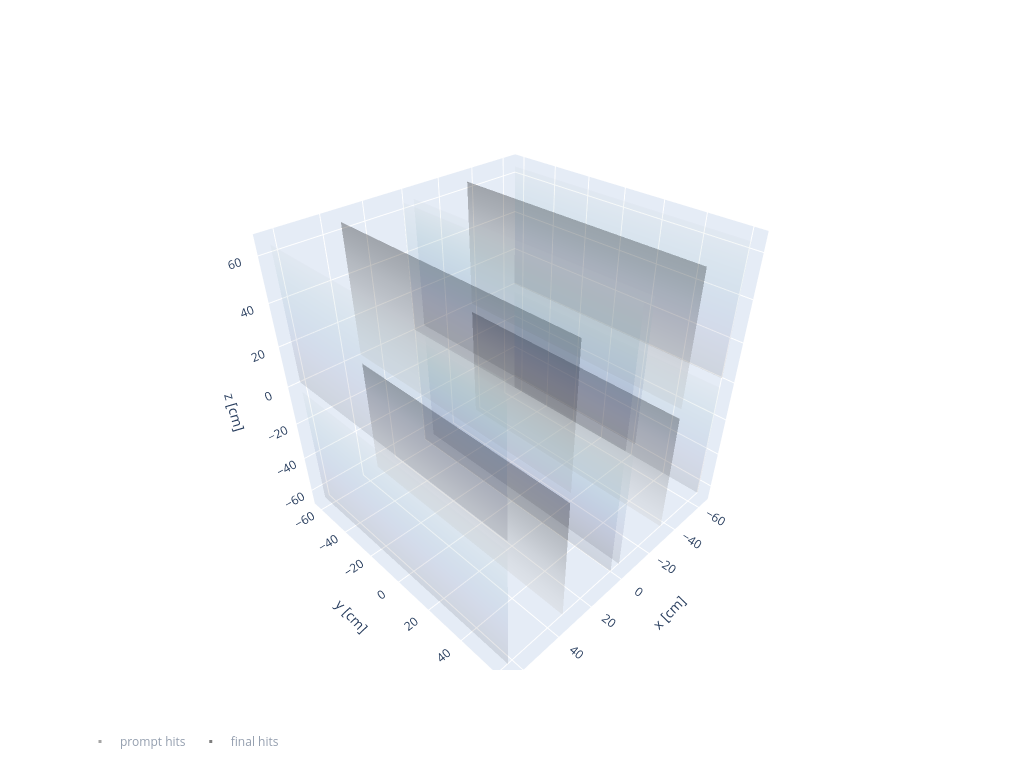

The cell this chart's notebook holds for it:
### Markdown cell above
Plot the prompt and final hits in the detector.\
You can hover your cursor over the plot to see hits' positions and energies.\
Note that the hits x,y,z are in [cm], Q is in [ke-] and E is in [MeV].

### Code cell
fig = go.Figure()

##########################
# Draw the cathodes
##########################
fig.add_traces(draw_cathode_planes(
    x_boundaries, y_boundaries, z_boundaries, 
    showscale=False,
    opacity=0.3,
    colorscale='Greys',
))

##########################
# Draw the anodes
##########################
fig.add_traces(draw_anode_planes(
    x_boundaries, y_boundaries, z_boundaries, 
    showscale=False,
    opacity=0.1,
    colorscale='ice',
))

##########################
# Draw the prompt hits
##########################
PHits_traces = go.Scatter3d(
        x=PromptHits_ev.data['x'].flatten(), y=PromptHits_ev.data['y'].flatten(), z=PromptHits_ev.data['z'].flatten(),
        marker_color=PromptHits_ev.data['E'].flatten(),
        name='prompt hits',
        mode='markers',
        visible='legendonly',
        marker_size=3,
        marker_symbol='square',
        showlegend=True,
        opacity=0.7,
        customdata=PromptHits_ev.data['E'].flatten(),
        hovertemplate='<b>x:%{x:.3f}</b><br>y:%{y:.3f}<br>z:%{z:.3f}<br>E:%{customdata:.3f}',
        )
fig.add_traces(PHits_traces)

##########################
# Draw the final hits
##########################
FHits_traces = go.Scatter3d(
        x=FinalHits_ev.data['x'].flatten(), y=FinalHits_ev.data['y'].flatten(), z=FinalHits_ev.data['z'].flatten(),
        marker_color=FinalHits_ev.data['E'].flatten(),
        name='final hits',
        mode='markers',
        visible='legendonly',
        marker_size=3,
        marker_symbol='square',
        showlegend=True,
        opacity=1.,
        customdata=FinalHits_ev.data['E'].flatten(),
        hovertemplate='<b>x:%{x:.3f}</b><br>y:%{y:.3f}<br>z:%{z:.3f}<br>E:%{customdata:.3f}'
        )
fig.add_traces(FHits_traces)

fig.update_layout(
    width=1024, height=768,
    legend_orientation="h",
    scene = dict(xaxis_title='x [cm]',
                yaxis_title='y [cm]',
                zaxis_title='z [cm]')
)


fig.show()

### Figure 1 — Plotly figure (JSON) as saved in the notebook; plotly's stock layout.template omitted (floating-point values rounded to 4 significant figures; data arrays with more than 128 entries replaced by an {"elided": "..."} marker saying what was removed)
{"data": [{"colorscale": [[0, "rgb(255,255,255)"], [0.125, "rgb(240,240,240)"], [0.25, "rgb(217,217,217)"], [0.375, "rgb(189,189,189)"], [0.5, "rgb(150,150,150)"], [0.625, "rgb(115,115,115)"], [0.75, "rgb(82,82,82)"], [0.875, "rgb(37,37,37)"], [1, "rgb(0,0,0)"]], "opacity": 0.3, "showscale": false, "type": "surface", "x": [[-33.5, -33.5], [-33.5, -33.5]], "y": [[-62.08, -62.08], [62.08, 62.08]], "z": [[-64.54, -2.462], [-64.54, -2.462]]}, {"colorscale": [[0, "rgb(255,255,255)"], [0.125, "rgb(240,240,240)"], [0.25, "rgb(217,217,217)"], [0.375, "rgb(189,189,189)"], [0.5, "rgb(150,150,150)"], [0.625, "rgb(115,115,115)"], [0.75, "rgb(82,82,82)"], [0.875, "rgb(37,37,37)"], [1, "rgb(0,0,0)"]], "opacity": 0.3, "showscale": false, "type": "surface", "x": [[33.5, 33.5], [33.5, 33.5]], "y": [[-62.08, -62.08], [62.08, 62.08]], "z": [[-64.54, -2.462], [-64.54, -2.462]]}, {"colorscale": [[0, "rgb(255,255,255)"], [0.125, "rgb(240,240,240)"], [0.25, "rgb(217,217,217)"], [0.375, "rgb(189,189,189)"], [0.5, "rgb(150,150,150)"], [0.625, "rgb(115,115,115)"], [0.75, "rgb(82,82,82)"], [0.875, "rgb(37,37,37)"], [1, "rgb(0,0,0)"]], "opacity": 0.3, "showscale": false, "type": "surface", "x": [[-33.5, -33.5], [-33.5, -33.5]], "y": [[-62.08, -62.08], [62.08, 62.08]], "z": [[2.462, 64.54], [2.462, 64.54]]}, {"colorscale": [[0, "rgb(255,255,255)"], [0.125, "rgb(240,240,240)"], [0.25, "rgb(217,217,217)"], [0.375, "rgb(189,189,189)"], [0.5, "rgb(150,150,150)"], [0.625, "rgb(115,115,115)"], [0.75, "rgb(82,82,82)"], [0.875, "rgb(37,37,37)"], [1, "rgb(0,0,0)"]], "opacity": 0.3, "showscale": false, "type": "surface", "x": [[33.5, 33.5], [33.5, 33.5]], "y": [[-62.08, -62.08], [62.08, 62.08]], "z": [[2.462, 64.54], [2.462, 64.54]]}, {"colorscale": [[0, "rgb(3, 5, 18)"], [0.09091, "rgb(25, 25, 51)"], [0.1818, "rgb(44, 42, 87)"], [0.2727, "rgb(58, 60, 125)"], [0.3636, "rgb(62, 83, 160)"], [0.4545, "rgb(62, 109, 178)"], [0.5455, "rgb(72, 134, 187)"], [0.6364, "rgb(89, 159, 196)"], [0.7273, "rgb(114, 184, 205)"], [0.8182, "rgb(149, 207, 216)"], [0.9091, "rgb(192, 229, 232)"], [1, "rgb(234, 252, 253)"]], "opacity": 0.1, "showscale": false, "type": "surface", "x": [[-64.09, -64.09], [-64.09, -64.09]], "y": [[-62.08, -62.08], [62.08, 62.08]], "z": [[-64.54, -2.462], [-64.54, -2.462]]}, {"colorscale": [[0, "rgb(3, 5, 18)"], [0.09091, "rgb(25, 25, 51)"], [0.1818, "rgb(44, 42, 87)"], [0.2727, "rgb(58, 60, 125)"], [0.3636, "rgb(62, 83, 160)"], [0.4545, "rgb(62, 109, 178)"], [0.5455, "rgb(72, 134, 187)"], [0.6364, "rgb(89, 159, 196)"], [0.7273, "rgb(114, 184, 205)"], [0.8182, "rgb(149, 207, 216)"], [0.9091, "rgb(192, 229, 232)"], [1, "rgb(234, 252, 253)"]], "opacity": 0.1, "showscale": false, "type": "surface", "x": [[-2.91, -2.91], [-2.91, -2.91]], "y": [[-62.08, -62.08], [62.08, 62.08]], "z": [[-64.54, -2.462], [-64.54, -2.462]]}, {"colorscale": [[0, "rgb(3, 5, 18)"], [0.09091, "rgb(25, 25, 51)"], [0.1818, "rgb(44, 42, 87)"], [0.2727, "rgb(58, 60, 125)"], [0.3636, "rgb(62, 83, 160)"], [0.4545, "rgb(62, 109, 178)"], [0.5455, "rgb(72, 134, 187)"], [0.6364, "rgb(89, 159, 196)"], [0.7273, "rgb(114, 184, 205)"], [0.8182, "rgb(149, 207, 216)"], [0.9091, "rgb(192, 229, 232)"], [1, "rgb(234, 252, 253)"]], "opacity": 0.1, "showscale": false, "type": "surface", "x": [[2.91, 2.91], [2.91, 2.91]], "y": [[-62.08, -62.08], [62.08, 62.08]], "z": [[-64.54, -2.462], [-64.54, -2.462]]}, {"colorscale": [[0, "rgb(3, 5, 18)"], [0.09091, "rgb(25, 25, 51)"], [0.1818, "rgb(44, 42, 87)"], [0.2727, "rgb(58, 60, 125)"], [0.3636, "rgb(62, 83, 160)"], [0.4545, "rgb(62, 109, 178)"], [0.5455, "rgb(72, 134, 187)"], [0.6364, "rgb(89, 159, 196)"], [0.7273, "rgb(114, 184, 205)"], [0.8182, "rgb(149, 207, 216)"], [0.9091, "rgb(192, 229, 232)"], [1, "rgb(234, 252, 253)"]], "opacity": 0.1, "showscale": false, "type": "surface", "x": [[64.09, 64.09], [64.09, 64.09]], "y": [[-62.08, -62.08], [62.08, 62.08]], "z": [[-64.54, -2.462], [-64.54, -2.462]]}, {"colorscale": [[0, "rgb(3, 5, 18)"], [0.09091, "rgb(25, 25, 51)"], [0.1818, "rgb(44, 42, 87)"], [0.2727, "rgb(58, 60, 125)"], [0.3636, "rgb(62, 83, 160)"], [0.4545, "rgb(62, 109, 178)"], [0.5455, "rgb(72, 134, 187)"], [0.6364, "rgb(89, 159, 196)"], [0.7273, "rgb(114, 184, 205)"], [0.8182, "rgb(149, 207, 216)"], [0.9091, "rgb(192, 229, 232)"], [1, "rgb(234, 252, 253)"]], "opacity": 0.1, "showscale": false, "type": "surface", "x": [[-64.09, -64.09], [-64.09, -64.09]], "y": [[-62.08, -62.08], [62.08, 62.08]], "z": [[2.462, 64.54], [2.462, 64.54]]}, {"colorscale": [[0, "rgb(3, 5, 18)"], [0.09091, "rgb(25, 25, 51)"], [0.1818, "rgb(44, 42, 87)"], [0.2727, "rgb(58, 60, 125)"], [0.3636, "rgb(62, 83, 160)"], [0.4545, "rgb(62, 109, 178)"], [0.5455, "rgb(72, 134, 187)"], [0.6364, "rgb(89, 159, 196)"], [0.7273, "rgb(114, 184, 205)"], [0.8182, "rgb(149, 207, 216)"], [0.9091, "rgb(192, 229, 232)"], [1, "rgb(234, 252, 253)"]], "opacity": 0.1, "showscale": false, "type": "surface", "x": [[-2.91, -2.91], [-2.91, -2.91]], "y": [[-62.08, -62.08], [62.08, 62.08]], "z": [[2.462, 64.54], [2.462, 64.54]]}, {"colorscale": [[0, "rgb(3, 5, 18)"], [0.09091, "rgb(25, 25, 51)"], [0.1818, "rgb(44, 42, 87)"], [0.2727, "rgb(58, 60, 125)"], [0.3636, "rgb(62, 83, 160)"], [0.4545, "rgb(62, 109, 178)"], [0.5455, "rgb(72, 134, 187)"], [0.6364, "rgb(89, 159, 196)"], [0.7273, "rgb(114, 184, 205)"], [0.8182, "rgb(149, 207, 216)"], [0.9091, "rgb(192, 229, 232)"], [1, "rgb(234, 252, 253)"]], "opacity": 0.1, "showscale": false, "type": "surface", "x": [[2.91, 2.91], [2.91, 2.91]], "y": [[-62.08, -62.08], [62.08, 62.08]], "z": [[2.462, 64.54], [2.462, 64.54]]}, {"colorscale": [[0, "rgb(3, 5, 18)"], [0.09091, "rgb(25, 25, 51)"], [0.1818, "rgb(44, 42, 87)"], [0.2727, "rgb(58, 60, 125)"], [0.3636, "rgb(62, 83, 160)"], [0.4545, "rgb(62, 109, 178)"], [0.5455, "rgb(72, 134, 187)"], [0.6364, "rgb(89, 159, 196)"], [0.7273, "rgb(114, 184, 205)"], [0.8182, "rgb(149, 207, 216)"], [0.9091, "rgb(192, 229, 232)"], [1, "rgb(234, 252, 253)"]], "opacity": 0.1, "showscale": false, "type": "surface", "x": [[64.09, 64.09], [64.09, 64.09]], "y": [[-62.08, -62.08], [62.08, 62.08]], "z": [[2.462, 64.54], [2.462, 64.54]]}, {"customdata": {"elided": "2357 float values"}, "hovertemplate": "<b>x:%{x:.3f}</b><br>y:%{y:.3f}<br>z:%{z:.3f}<br>E:%{customdata:.3f}", "marker": {"color": {"elided": "2357 float values"}, "size": 3, "symbol": "square"}, "mode": "markers", "name": "prompt hits", "opacity": 0.7, "showlegend": true, "type": "scatter3d", "visible": "legendonly", "x": {"elided": "2357 float values"}, "y": {"elided": "2357 float values"}, "z": {"elided": "2357 float values"}}, {"customdata": {"elided": "1764 float values"}, "hovertemplate": "<b>x:%{x:.3f}</b><br>y:%{y:.3f}<br>z:%{z:.3f}<br>E:%{customdata:.3f}", "marker": {"color": {"elided": "1764 float values"}, "size": 3, "symbol": "square"}, "mode": "markers", "name": "final hits", "opacity": 1, "showlegend": true, "type": "scatter3d", "visible": "legendonly", "x": {"elided": "1764 float values"}, "y": {"elided": "1764 float values"}, "z": {"elided": "1764 float values"}}], "layout": {"height": 768, "legend": {"orientation": "h"}, "scene": {"xaxis": {"title": {"text": "x [cm]"}}, "yaxis": {"title": {"text": "y [cm]"}}, "zaxis": {"title": {"text": "z [cm]"}}}, "width": 1024}}
